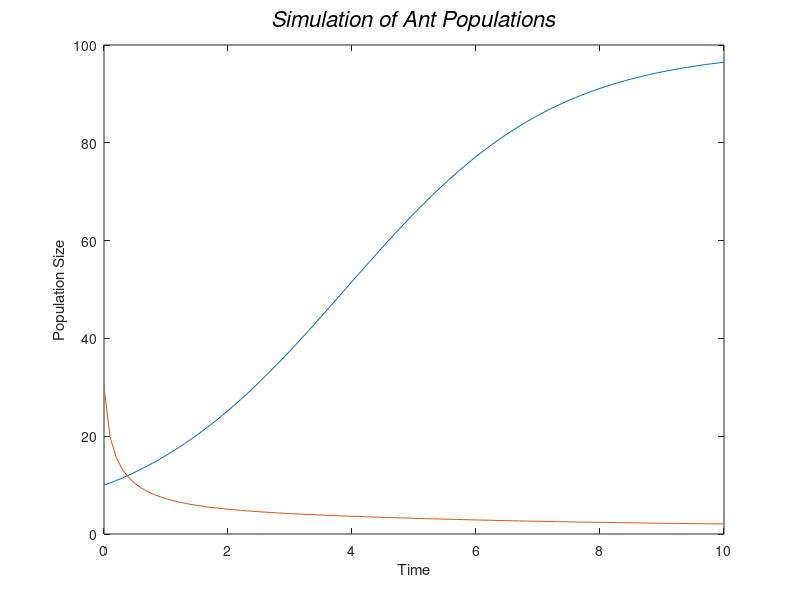

The MATLAB script that drew this image:
% INTERFERENCE MODEL

% Set up our time increment and our vector (array) of x (time) values
deltaX = .1   % month
%x = seq(0,5,deltaX)
x = 0:deltaX:10;

% Constants
ARGbirthFraction = 0.6  % 1/month (ARG births per ARG adult per month)
NATbirthFraction = 0.5  % 1/month (NAT births per NAT adult per month)
ARGdeathConstant = .20  % 1/NAT*month (ARG deaths per ARG per NAT per mo.)
NATdeathConstant = .20  % 1/ARG*month (NAT deaths per NAT per ARG per mo.)
initARGpop = 10         % Argentine Ants
initNATpop = 30         % Native Ants


Ca = 100
Cn = 100
alpha = 0.5
beta = 0.6
ka =  0.5
kn =  0.25
pa = 0.5
pn = 0.5

% Initial conditions.
% NATpop = # native ants at each time step
% ARGpop = # Argentine ants at each time step
NATpop = zeros(length(x), 1)
NATpop(1) = initNATpop
ARGpop = zeros(length(x), 1)
ARGpop(1) = initARGpop

% Loop a standard number of times, starting with i=2 since we have already
% set up the simulation's initial conditions at i=1.
for (i = 2:length(x))

    % Compute births/month and deaths/month for each type of ant.
    ARGbirthRate = ARGbirthFraction * ARGpop(i-1)
    NATbirthRate = NATbirthFraction * NATpop(i-1)
    
    ARGdeathRate = ARGdeathConstant * ARGpop(i-1) * NATpop(i-1)
    NATdeathRate = NATdeathConstant * NATpop(i-1) * ARGpop(i-1)

    % Increase or decrease the population of each type of ant based on
    % the birth and death rates for this time step.
    ARGpop(i) = ARGpop(i-1) + (ARGbirthRate * (1 - ARGpop(i-1)/Ca - alpha*NATpop(i-1)/Ca   - pa*ARGpop(i-1) + ka*ARGpop(i-1) ) )* deltaX
    NATpop(i) = NATpop(i-1) + (NATbirthRate * (1 - NATpop(i-1)/Cn - beta*ARGpop(i-1)/Cn   - pn*NATpop(i-1) + kn*NATpop(i-1) )  )* deltaX
end

plot(x,ARGpop,x,NATpop)
xlabel('Time')
ylabel('Population Size')
title('\it{Simulation of Ant Populations}','FontSize',16)

